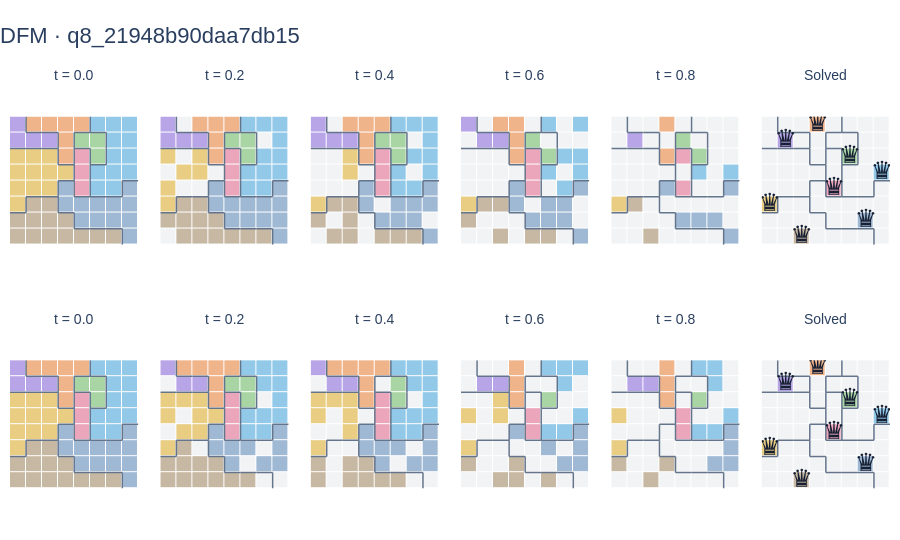
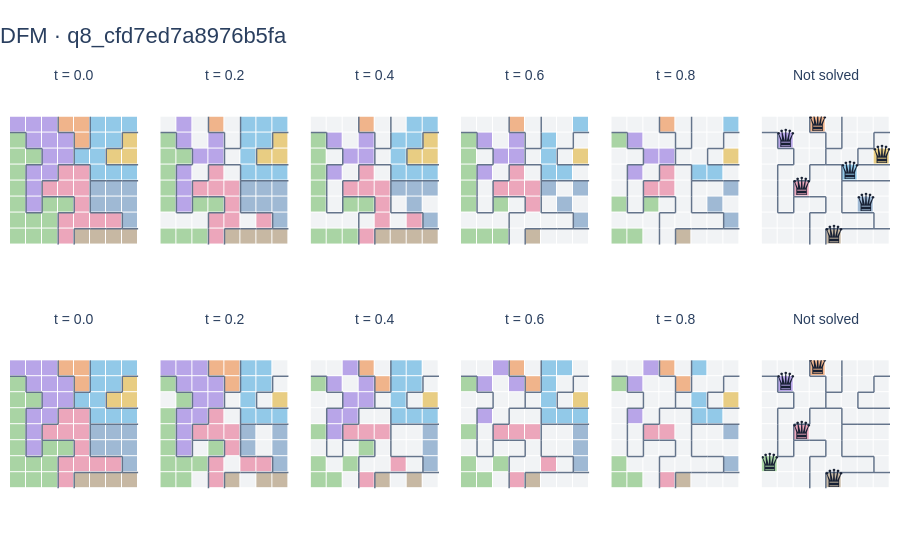
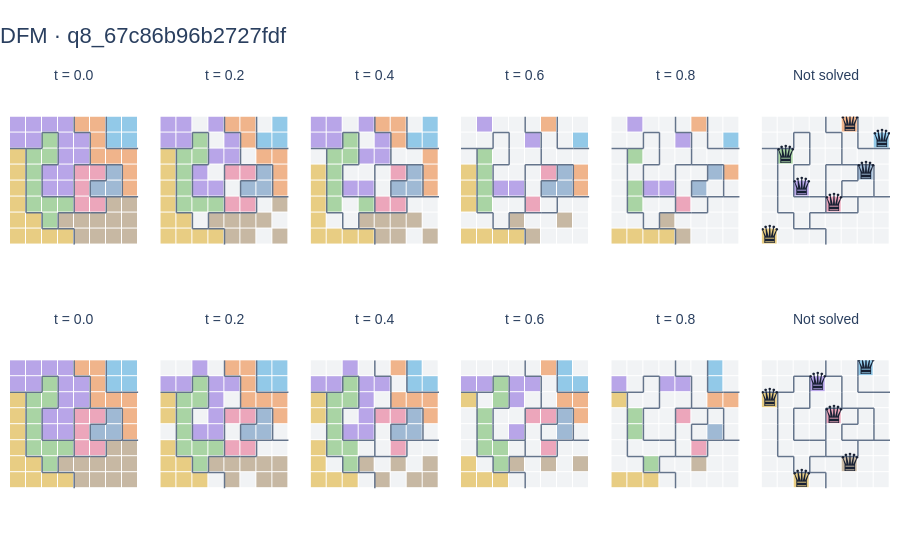

These figures' notebook cell, in order:
### Markdown cell above
## 3. Solution trajectories

Start from the complete coloring. At each step, evaluate $p_\theta(x_1\mid x_t,t)$
and independently erase each still-colored cell with probability

$$
\frac{\Delta t}{1-t}\,p_\theta(x_1^i=\mathrm{EMPTY}\mid x_t,t).
$$

Each panel shows one sampled trajectory on a held-out puzzle. Region outlines
identify the puzzle regions throughout the trajectory. The model receives
the remaining colors and EMPTY cells at each step.

### Code cell
if run.global_step < 1:
    raise RuntimeError("Train or load the model before sampling.")
N_TRAJECTORY_PUZZLES = 3
TRAJECTORY_ATTEMPTS = 2
CAPTURE_STEPS = tuple(sorted(set(np.rint(np.linspace(0, FLOW_STEPS, 6)).astype(int))))
for number, index in enumerate(splits["test"][:N_TRAJECTORY_PUZZLES]):
    board = regions[int(index)]
    initial_states = np.repeat(board[None], TRAJECTORY_ATTEMPTS, axis=0)
    prediction, snapshots = sample_queens_dfm(
        model,
        initial_states,
        steps=FLOW_STEPS,
        seed=SEED + 600 + number,
        capture_steps=CAPTURE_STEPS,
    )
    solved = solution_checks(initial_states, prediction.numpy())["solved"]
    titles = [
        (
            f"t = {step / FLOW_STEPS:.1f}"
            if step < FLOW_STEPS
            else ("Solved" if solved[attempt] else "Not solved")
        )
        for attempt in range(TRAJECTORY_ATTEMPTS)
        for step in CAPTURE_STEPS
    ]
    fig = make_subplots(
        rows=TRAJECTORY_ATTEMPTS,
        cols=len(CAPTURE_STEPS),
        subplot_titles=titles,
        horizontal_spacing=0.025,
        vertical_spacing=0.12,
    )
    for attempt in range(TRAJECTORY_ATTEMPTS):
        for col, step in enumerate(CAPTURE_STEPS, 1):
            add_board(
                fig,
                snapshots[step][attempt].numpy(),
                board,
                attempt + 1,
                col,
                queens=step == FLOW_STEPS,
            )
    style_boards(
        fig, f"DFM · {puzzles['ids'][int(index)]}", rows=TRAJECTORY_ATTEMPTS
    ).show(
        config=PLOT_CONFIG,
    )
